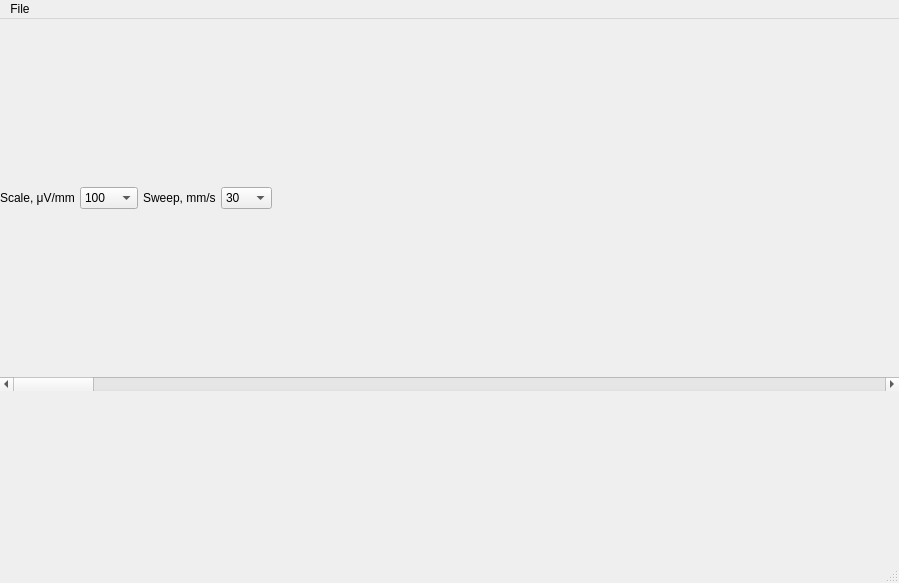
<?xml version="1.0" encoding="UTF-8"?>
<ui version="4.0">
 <class>MainWindow</class>
 <widget class="QMainWindow" name="MainWindow">
  <property name="geometry">
   <rect>
    <x>0</x>
    <y>0</y>
    <width>899</width>
    <height>583</height>
   </rect>
  </property>
  <property name="windowTitle">
   <string>ECGViewer</string>
  </property>
  <widget class="QWidget" name="centralWidget">
   <layout class="QVBoxLayout" name="verticalLayout_2">
    <property name="spacing">
     <number>0</number>
    </property>
    <property name="leftMargin">
     <number>0</number>
    </property>
    <property name="topMargin">
     <number>0</number>
    </property>
    <property name="rightMargin">
     <number>0</number>
    </property>
    <property name="bottomMargin">
     <number>0</number>
    </property>
    <item>
     <layout class="QVBoxLayout" name="verticalLayout">
      <property name="spacing">
       <number>0</number>
      </property>
      <item>
       <layout class="QHBoxLayout" name="horizontalLayout">
        <property name="spacing">
         <number>5</number>
        </property>
        <item>
         <widget class="QLabel" name="label">
          <property name="text">
           <string>Scale, μV/mm</string>
          </property>
         </widget>
        </item>
        <item>
         <widget class="QComboBox" name="comboBox">
          <property name="currentText">
           <string>100</string>
          </property>
          <property name="currentIndex">
           <number>8</number>
          </property>
          <item>
           <property name="text">
            <string>1</string>
           </property>
          </item>
          <item>
           <property name="text">
            <string>2</string>
           </property>
          </item>
          <item>
           <property name="text">
            <string>5</string>
           </property>
          </item>
          <item>
           <property name="text">
            <string>7</string>
           </property>
          </item>
          <item>
           <property name="text">
            <string>10</string>
           </property>
          </item>
          <item>
           <property name="text">
            <string>20</string>
           </property>
          </item>
          <item>
           <property name="text">
            <string>50</string>
           </property>
          </item>
          <item>
           <property name="text">
            <string>70</string>
           </property>
          </item>
          <item>
           <property name="text">
            <string>100</string>
           </property>
          </item>
          <item>
           <property name="text">
            <string>200</string>
           </property>
          </item>
          <item>
           <property name="text">
            <string>500</string>
           </property>
          </item>
          <item>
           <property name="text">
            <string>1000</string>
           </property>
          </item>
          <item>
           <property name="text">
            <string>2000</string>
           </property>
          </item>
          <item>
           <property name="text">
            <string>5000</string>
           </property>
          </item>
         </widget>
        </item>
        <item>
         <widget class="QLabel" name="label_2">
          <property name="text">
           <string>Sweep, mm/s</string>
          </property>
         </widget>
        </item>
        <item>
         <widget class="QComboBox" name="comboBox_2">
          <property name="currentIndex">
           <number>4</number>
          </property>
          <item>
           <property name="text">
            <string>3</string>
           </property>
          </item>
          <item>
           <property name="text">
            <string>7</string>
           </property>
          </item>
          <item>
           <property name="text">
            <string>15</string>
           </property>
          </item>
          <item>
           <property name="text">
            <string>25</string>
           </property>
          </item>
          <item>
           <property name="text">
            <string>30</string>
           </property>
          </item>
          <item>
           <property name="text">
            <string>50</string>
           </property>
          </item>
          <item>
           <property name="text">
            <string>60</string>
           </property>
          </item>
          <item>
           <property name="text">
            <string>120</string>
           </property>
          </item>
          <item>
           <property name="text">
            <string>240</string>
           </property>
          </item>
          <item>
           <property name="text">
            <string>480</string>
           </property>
          </item>
          <item>
           <property name="text">
            <string>960</string>
           </property>
          </item>
         </widget>
        </item>
        <item>
         <spacer name="horizontalSpacer">
          <property name="orientation">
           <enum>Qt::Horizontal</enum>
          </property>
          <property name="sizeHint" stdset="0">
           <size>
            <width>40</width>
            <height>20</height>
           </size>
          </property>
         </spacer>
        </item>
       </layout>
      </item>
     </layout>
    </item>
    <item>
     <layout class="QHBoxLayout" name="horizontalLayoutPaint" stretch="0">
      <property name="spacing">
       <number>0</number>
      </property>
      <item>
       <layout class="QVBoxLayout" name="verticalLayoutLeft">
        <property name="spacing">
         <number>0</number>
        </property>
        <property name="sizeConstraint">
         <enum>QLayout::SetDefaultConstraint</enum>
        </property>
        <property name="leftMargin">
         <number>5</number>
        </property>
        <property name="rightMargin">
         <number>5</number>
        </property>
       </layout>
      </item>
     </layout>
    </item>
    <item>
     <widget class="QScrollBar" name="horizontalScrollBar">
      <property name="orientation">
       <enum>Qt::Horizontal</enum>
      </property>
     </widget>
    </item>
   </layout>
  </widget>
  <widget class="QMenuBar" name="menuBar">
   <property name="geometry">
    <rect>
     <x>0</x>
     <y>0</y>
     <width>899</width>
     <height>22</height>
    </rect>
   </property>
   <widget class="QMenu" name="menuTest">
    <property name="title">
     <string>File</string>
    </property>
    <addaction name="actionLoad"/>
    <addaction name="actionExit"/>
   </widget>
   <addaction name="menuTest"/>
  </widget>
  <widget class="QStatusBar" name="statusBar"/>
  <action name="actionLoad">
   <property name="text">
    <string>Load</string>
   </property>
  </action>
  <action name="actionExit">
   <property name="text">
    <string>Exit</string>
   </property>
  </action>
 </widget>
 <layoutdefault spacing="6" margin="11"/>
 <resources/>
 <connections/>
</ui>
